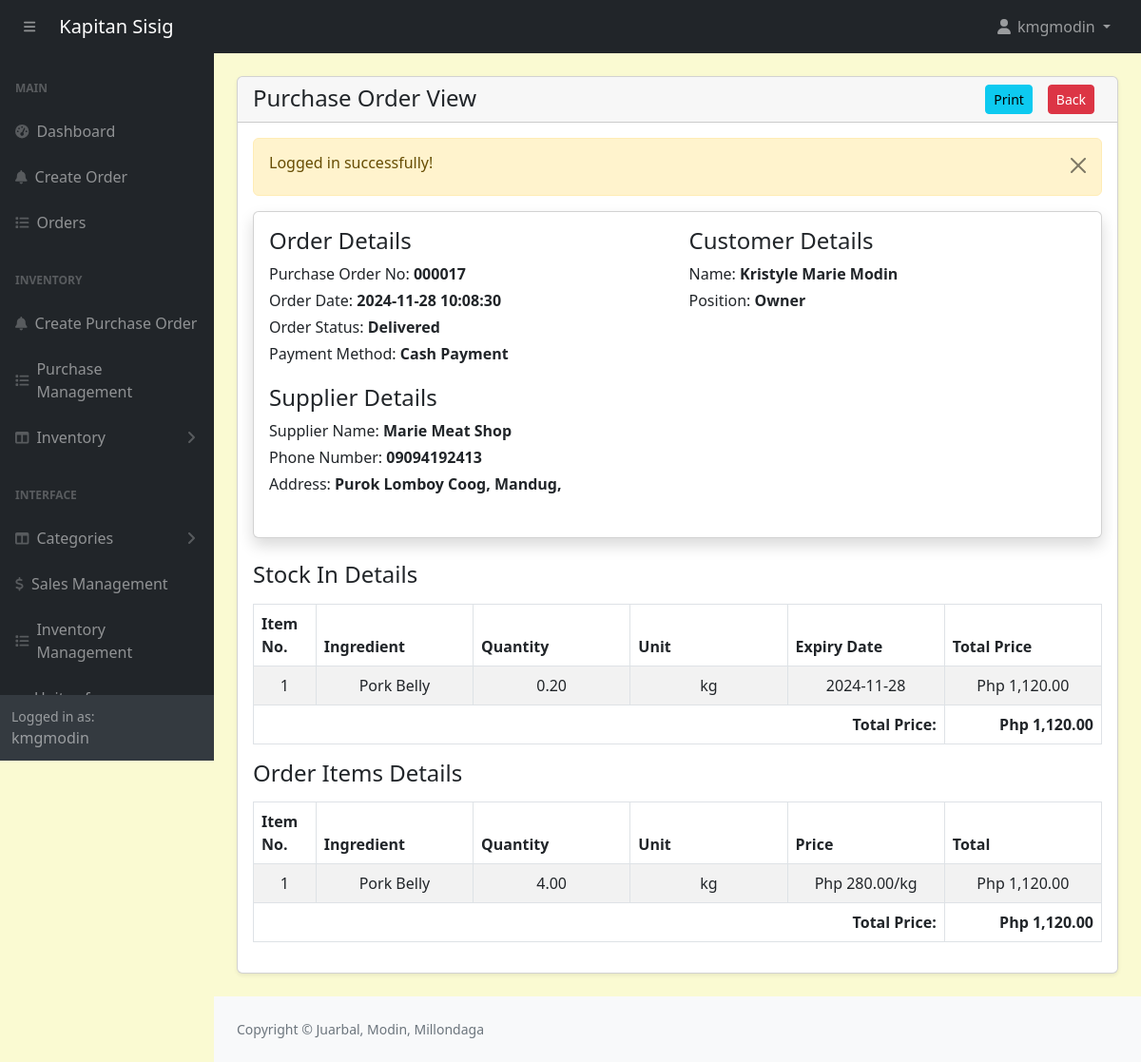
The page /admin/purchase-orders-view.php?track=000017 (signed in) on the database its author committed.
### tables this page shows
CREATE TABLE `purchaseorders` (
  `id` int(11) NOT NULL,
  `customer_id` int(11) NOT NULL,
  `tracking_no` varchar(100) NOT NULL,
  `invoice_no` varchar(100) NOT NULL,
  `total_amount` varchar(100) NOT NULL,
  `order_date` datetime NOT NULL,
  `order_status` varchar(100) NOT NULL,
  `ingPayment_mode` varchar(100) NOT NULL,
  `order_placed_by_id` varchar(100) NOT NULL,
  `supplierName` varchar(100) NOT NULL
);

CREATE TABLE `suppliers` (
  `id` int(11) NOT NULL,
  `firstname` varchar(191) NOT NULL,
  `lastname` varchar(191) NOT NULL,
  `phonenumber` varchar(191) NOT NULL,
  `address` varchar(191) NOT NULL,
  `status` enum('active','inactive') NOT NULL DEFAULT 'active'
);

CREATE TABLE `ingredients` (
  `id` int(11) NOT NULL,
  `name` varchar(191) NOT NULL,
  `unit_id` int(11) NOT NULL,
  `category` varchar(191) NOT NULL,
  `quantity` int(10) UNSIGNED DEFAULT NULL,
  `reorder_point` decimal(10,2) NOT NULL,
  `price` decimal(10,2) NOT NULL DEFAULT 0.00
);

CREATE TABLE `stockin_ingredients` (
  `id` int(11) NOT NULL,
  `stockin_id` int(11) NOT NULL,
  `ingredient_id` int(11) NOT NULL,
  `quantity` decimal(10,2) NOT NULL,
  `totalQuantity` decimal(10,2) NOT NULL,
  `unit_id` int(11) NOT NULL,
  `totalPrice` int(11) NOT NULL,
  `expiryDate` date DEFAULT NULL
);

CREATE TABLE `units_of_measure` (
  `id` int(11) NOT NULL,
  `category_id` int(11) DEFAULT NULL,
  `uom_name` varchar(255) DEFAULT NULL,
  `type` enum('reference','bigger','smaller') DEFAULT NULL,
  `ratio` decimal(10,5) DEFAULT NULL,
  `active` tinyint(1) DEFAULT 1,
  `rounding_precision` decimal(10,5) DEFAULT NULL
);

CREATE TABLE `ingredients_items` (
  `id` int(11) NOT NULL,
  `order_id` int(11) NOT NULL,
  `ingredient_id` int(11) NOT NULL,
  `unit_id` int(11) NOT NULL,
  `price` decimal(10,2) NOT NULL,
  `quantity` decimal(10,2) NOT NULL
);

### admin/purchase-orders-view.php (the view, shortened to what this page needs)
<?php include('includes/header.php'); ?>
<div class="container-fluid px-4 pb-4">
    <div class="card mt-4 shadow-sm">
        <div class="card-header">
            <h4 class="mb-0">Purchase Order View
                <a href="purchase-orders.php" class="btn btn-danger mx-2 btn-sm float-end" style="text-decoration: none;">Back</a>
                <a href="purchase-orders-view-print.php?track=<?= $_GET['track'] ?>" class="btn btn-info mx-2 btn-sm float-end">Print</a>
            </h4>
        </div>
        <div class="card-body">
        <?php
        if(isset($_GET['track'])){
                ?>
                <?php
            $trackingNo = validate($_GET['track']);
            $query = "SELECT po.*, a.*, po.id as purchaseorders_id, po.order_status as purchaseorder_status FROM purchaseOrders po, admins a WHERE
                        a.id = po.customer_id AND tracking_no='$trackingNo'
                        ORDER BY po.id DESC";
            $orders = mysqli_query($conn, $query);
            if($orders){
                if(mysqli_num_rows($orders) > 0){
                    $orderData = mysqli_fetch_assoc($orders);
                    $supplierName = $orderData['supplierName'];
                    $supplier = mysqli_query($conn, "SELECT * FROM suppliers WHERE id = '$supplierName' LIMIT 1");
                    $supplierData = mysqli_fetch_assoc($supplier);
                    $orderId = $orderData['purchaseorders_id'];
                    ?>
                    <div class="card card-body shadow border-1 mb-4 ">
                        <div class="row">
                            <div class="col-md-6">
                                <h4>Order Details</h4>
                                <label class="mb-1">
                                    Purchase Order No: <span class="fw-bold"><?= htmlspecialchars($orderData['tracking_no'], ENT_QUOTES, 'UTF-8'); ?></span>
                                </label>
                                <br/>
                                <label class="mb-1">
                                    Order Date: <span class="fw-bold"><?= htmlspecialchars($orderData['order_date'], ENT_QUOTES, 'UTF-8'); ?></span>
                                </label>
                                <br/>
                                <label class="mb-1">
                                    Order Status: <span class="fw-bold"><?= htmlspecialchars($orderData['order_status'], ENT_QUOTES, 'UTF-8'); ?></span>
                                </label>
                                <br/>
                                <label class="mb-1">
                                    Payment Method: <span class="fw-bold"><?= htmlspecialchars($orderData['ingPayment_mode'], ENT_QUOTES, 'UTF-8'); ?></span>
                                </label>
                                <br/>
                            </div>
                            <div class="col-md-6">
                                <h4>Customer Details</h4>
                                <label class="mb-1">
                                    Name: <span class="fw-bold"><?= htmlspecialchars($orderData['firstname'], ENT_QUOTES, 'UTF-8'); ?> <?= htmlspecialchars($orderData['lastname'], ENT_QUOTES, 'UTF-8'); ?></span>
                                </label>
                                <br/>
                                <label class="mb-1">
                                    Position:
                                    <span class="fw-bold">
                                        <?= $orderData['position'] == 1 ? 'Owner' : 'Employee'?>
                                    </span>
                                </label>
                                <br/>
                                <br/>
                            </div>
                            <div class="col-md-6 pt-3">
                                <h4>Supplier Details</h4>
                                <label class="mb-1">
                                    Supplier Name: <span class="fw-bold"><?= htmlspecialchars($supplierData['firstname'], ENT_QUOTES, 'UTF-8'); ?> <?= htmlspecialchars($supplierData['lastname'], ENT_QUOTES, 'UTF-8'); ?></span>
                                </label>
                                <br/>
                                <label class="mb-1">
                                    Phone Number: <span class="fw-bold"><?= htmlspecialchars($supplierData['phonenumber'], ENT_QUOTES, 'UTF-8'); ?></span>
                                </label>
                                <br/>
                                <label class="mb-1">
                                    Address: <span class="fw-bold"><?= htmlspecialchars($supplierData['address'], ENT_QUOTES, 'UTF-8'); ?></span>
                                </label>
                                <br/>
                                <br/>
                            </div>
                        </div>
                    </div>
                    <?php
                        if($orderData['purchaseorder_status'] == 'Delivered') {
                    ?>
                        <?php
                       $stockInQuery = "
                       SELECT
                           i.name as ingredient_name,
                           sii.quantity as stockin_quantity,
                           uom.uom_name as unit_name,
                           sii.expiryDate as stockin_expirydate,
                           sii.totalPrice as stockin_totalPrice
                       FROM stockin si
                       JOIN stockin_ingredients sii ON si.id = sii.stockin_id
                       JOIN ingredients i ON sii.ingredient_id = i.id
                       JOIN units_of_measure uom ON uom.id = sii.unit_id
                       WHERE si.purchaseorder_id = '$orderId'
                        ";
                        $stockInItemsRes = mysqli_query($conn, $stockInQuery);
                        $i = 1;
                        if($stockInItemsRes){
                            if(mysqli_num_rows($stockInItemsRes) > 0){
                                $totalAmount = 0;
                                ?>
                                    <h4 class="my-3">Stock In Details</h4>
                                    <table class="table table-bordered table-striped">
                                        <thead>
                                            <tr>
                                                <th>Item No. </th>
                                                <th>Ingredient</th>
                                                <th>Quantity</th>
                                                <th>Unit</th>
                                                <th>Expiry Date</th>
                                                <th>Total Price</th>
                                            </tr>
                                        </thead>
                                        <tbody>
                                            <?php while($orderItemRow = mysqli_fetch_assoc($stockInItemsRes)): ?>
                                                <tr>
                                                    <td width="5%" class=" text-center">
                                                        <?= $i++; ?>
                                                    </td>
                                                    <td width="15%" class=" text-center">
                                                        <?= $orderItemRow['ingredient_name'];?>
                                                    </td>
                                                    <td width="15%" class="text-center">
                                                        <?= number_format($orderItemRow['stockin_quantity'], 2); ?>
                                                    </td>
                                                    <td width="15%" class=" text-center">
                                                        <?= $orderItemRow['unit_name'];?>
                                                    </td>
                                                    <td width="15%" class="text-center">
                                                        <?= $orderItemRow['stockin_expirydate']; ?>
                                                    </td>
                                                    <td width="15%" class="text-center">
                                                        Php <?= number_format($orderItemRow['stockin_totalPrice'], 2); ?>
                                                    </td>
                                                </tr>
                                                <?php $totalAmount += $orderItemRow['stockin_totalPrice']; ?>
                                            <?php endwhile; ?>
                                            <tr>
                                                <td colspan="5" class="text-end fw-bold">Total Price: </td>
                                                <td colspan="1" class="text-end fw-bold">Php <?= number_format($totalAmount, 2); ?></td>
                                            </tr>
                                        </tbody>
                                    </table>
                                <?php
                            }else{
                                echo ' <h5>No record Found!</h5>';
                                return false;
                            }
                        }else{
                            echo ' <h5>No record Found!</h5>';
                            return false;
                        }
                    ?>
                    <?php
                        }
                    ?>
                    <?php
                       $orderItemQuery = "
                       SELECT
                           ii.quantity as orderItemQuantity,
                           ii.price as orderItemPrice,
                           i.name as ingredientName,
                           uom.uom_name as unit_name
                       FROM purchaseOrders po
                       JOIN ingredients_items ii ON ii.order_id = po.id
                       JOIN ingredients i ON i.id = ii.ingredient_id
                       JOIN units_of_measure uom ON uom.id = ii.unit_id
                       WHERE po.tracking_no = '$trackingNo'
                        ";
                        $orderItemsRes = mysqli_query($conn, $orderItemQuery);
                        $i = 1;
                        if($orderItemsRes){
                            if(mysqli_num_rows($orderItemsRes) > 0){
                                $totalAmount = 0;
                                ?>
                                    <h4 class="my-3">Order Items Details</h4>
                                    <table class="table table-bordered table-striped">
                                        <thead>
                                            <tr>
                                                <th>Item No. </th>
                                                <th>Ingredient</th>
                                                <th>Quantity</th>
                                                <th>Unit</th>
                                                <th>Price</th>
                                                <th>Total</th>
                                            </tr>
                                        </thead>
                                        <tbody>
                                            <?php while($orderItemRow = mysqli_fetch_assoc($orderItemsRes)): ?>
                                                <tr>
                                                    <td width="5%" class=" text-center">
                                                        <?= $i++; ?>
                                                    </td>
                                                    <td width="15%" class=" text-center">
                                                        <?= $orderItemRow['ingredientName'];?>
                                                    </td>
                                                    <td width="15%" class="text-center">
                                                        <?= $orderItemRow['orderItemQuantity']; ?>
                                                    </td>
                                                    <td width="15%" class=" text-center">
                                                        <?= $orderItemRow['unit_name'];?>
                                                    </td>
                                                    <td width="15%" class="text-center">
                                                        Php <?= number_format($orderItemRow['orderItemPrice'], 2); ?>/<?= $orderItemRow['unit_name'];?>
                                                    </td>
                                                    <td width="15%" class="text-center">
                                                        Php <?= number_format($orderItemRow['orderItemPrice'] * $orderItemRow['orderItemQuantity'], 2); ?>
                                                    </td>
                                                </tr>
                                                <?php $totalAmount += $orderItemRow['orderItemPrice'] * $orderItemRow['orderItemQuantity']; ?>
                                            <?php endwhile; ?>
                                            <tr>
                                                <td colspan="5" class="text-end fw-bold">Total Price: </td>
                                                <td colspan="1" class="text-end fw-bold">Php <?= number_format($totalAmount, 2); ?></td>
                                            </tr>
                                        </tbody>
                                    </table>
                                <?php
                            }else{
                                echo ' <h5>No record Found!</h5>';
                                return false;
                            }
                        }else{
                            echo ' <h5>No record Found!</h5>';
                            return false;
                        }
                    ?>
                    <?php
                }else{
                    echo ' <h5>No record Found!</h5>';
                    return false;
                }
            }else{
                echo ' <h5>Something Went Wrong!</h5>';
            }
        }
        ?>
        </div>
    </div>
</div>
<?php include('includes/footer.php'); ?>

### admin/assets/css/custom.css (style rules this page uses)
body { margin: 0; font-family: system-ui, -apple-system, "Segoe UI", Roboto, "Helvetica Neue", "Noto Sans", "Liberation Sans", Arial, sans-serif; font-size: 1rem; font-weight: 400; line-height: 1.5; color: #212529; text-align: left; background-color: #FAFAD2; -webkit-text-size-adjust: 100%; -webkit-tap-highlight-color: rgba(0, 0, 0, 0); }

### rows shown on the page
purchaseorders: tracking_no "000017", order_date "2024-11-28 10:08:30", order_status "Delivered", ingPayment_mode "Cash Payment", admins.firstname "Kristyle Marie", admins.lastname "Modin"
suppliers: firstname "Marie", lastname "Meat Shop", phonenumber "09094192413", address "Purok Lomboy Coog, Mandug,"
ingredients: name "Pork Belly", stockin_ingredients.quantity "0.20", units_of_measure.uom_name "kg", stockin_ingredients.expiryDate "2024-11-28", stockin_ingredients.totalPrice "1,120.00"
ingredients_items: ingredient.name "Pork Belly", quantity "4.00", units_of_measure.uom_name "kg", price "280.00", $orderItemRow['orderItemPrice'] * $orderItemRow['orderItemQuantity'] "1,120.00"

### other values the page prints
$_SESSION['loggedInUser']['username'] "kmgmodin"
$_SESSION['message'] "Logged in successfully!"
$totalAmount "1,120.00"
